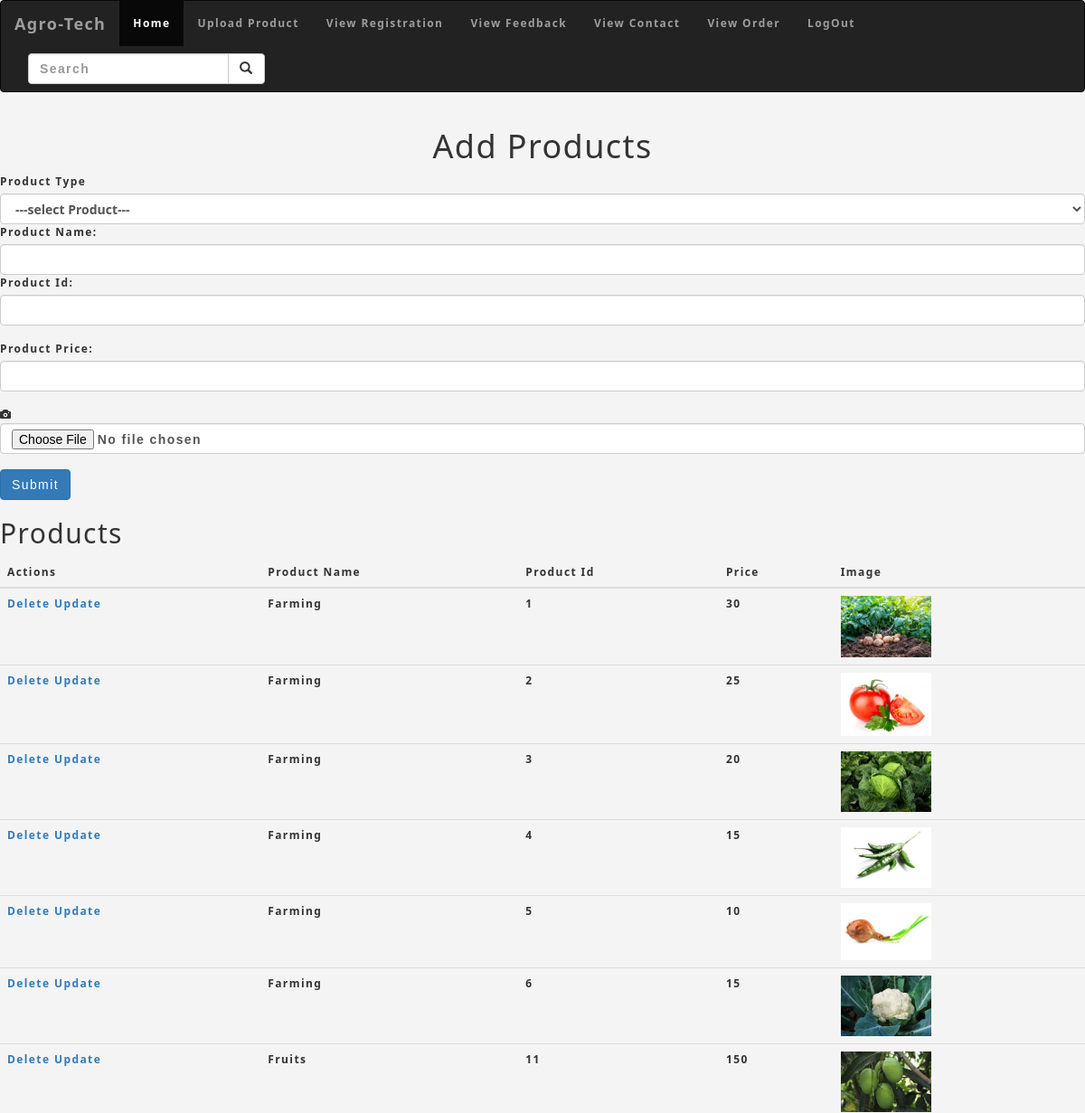
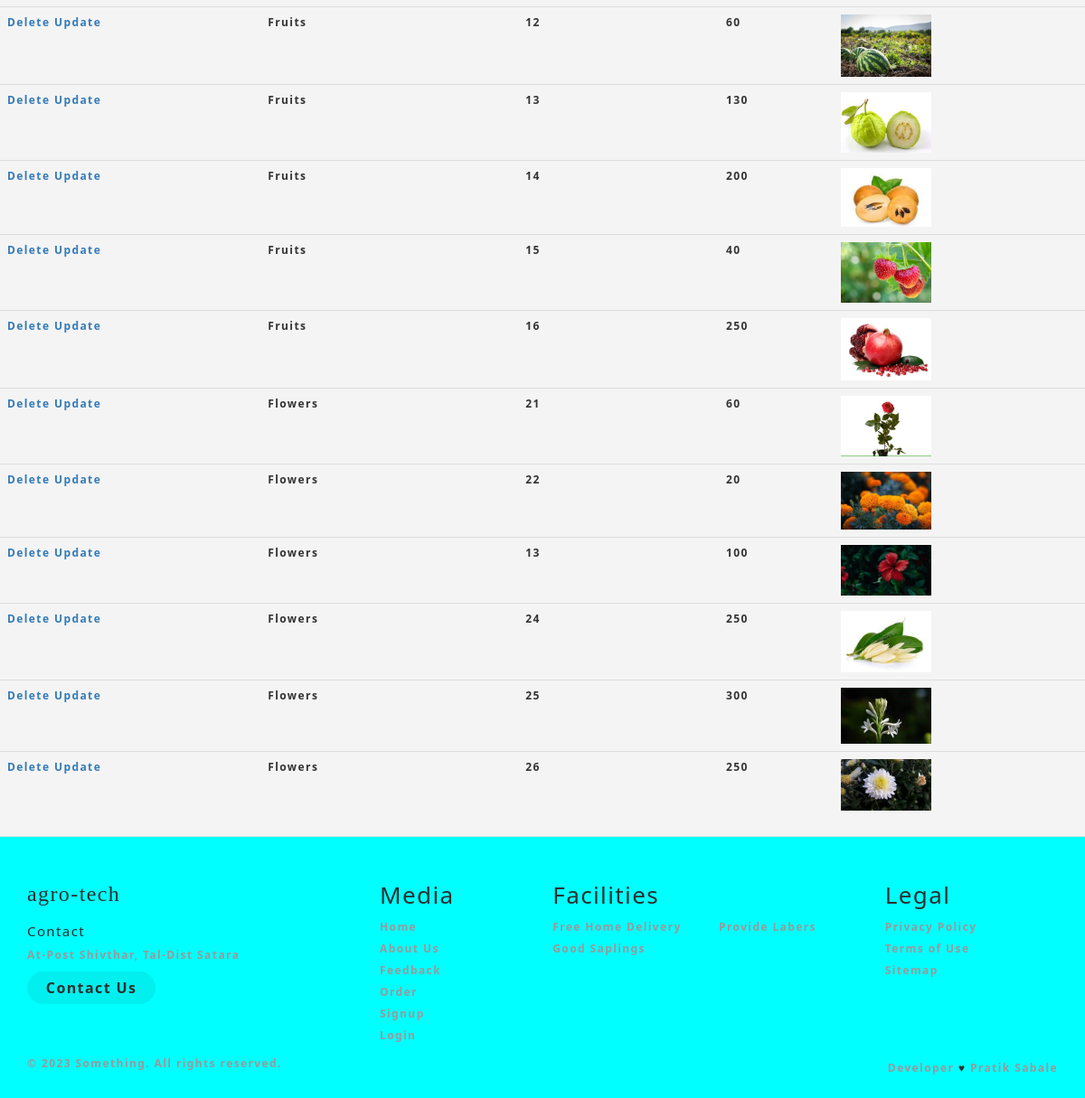
The app's page /admin/prdupload.php with its own data (2 pictures, top to bottom).
### tables this page shows
CREATE TABLE `prdupload` (
  `prdtype` varchar(50) NOT NULL,
  `prdname` varchar(100) NOT NULL,
  `prdid` varchar(50) NOT NULL,
  `price` varchar(100) NOT NULL,
  `prdimg` varchar(255) NOT NULL
);

### admin/prdupload.php (the view, shortened to what this page needs)
<?php
include("header1.php");
?>
<h1 align=center>Add Products</h1>
<form id=frmreg method="post" name="myform" enctype="multipart/form-data">
<label for="Product Type">Product Type</label>
    <select class="form-control" name="nm" id="nm"  required>
      <option>---select Product---</option>
</select>
  <div class="product">
    <label for="productname">Product Name:</label>
    <input type="text" class="form-control" name="pnm" required>
  </div>
  <div class="productid">
    <label for="productid">Product Id:</label>
    <input type="text" class="form-control" name="pid" required>
  </div>
<br>
<div class="productid">
    <label for="price">Product Price:</label>
    <input type="text" class="form-control" name="pr" required>
  </div>
  <br>
<div class="img">
<span ckass="input-group-addon"><i class="glyphicon glyphicon-camera"></i><span>
<input ng-model="address" id="address" type="file" class="form-control" name="file1" placeholder="Select Image" required>
  </div>
<br>
  <button type="submit" class="btn btn-primary" name="btnsub">Submit</button>
</form>
<div>
<h2>Products</h2>
<table class=table>
  <thead>
    <tr>
      <th>Actions</th><th>Product Name</th><th>Product Id</th><th>Price</th><th>Image</th>
</tr>
</thead>
<tbody>
  <?php
  include("connection.php");
  $q="select * from prdupload";
  $rs=mysqli_query($cn,$q);
  while($a=mysqli_fetch_array($rs))
  {
    extract($a);
    echo "<tr>";
    echo "<td><a href=delete.php?prdid=$prdid>Delete</a><a href=update.php?prdid=prdid> Update</a></td><td>$prdtype</td><td>$prdid</td><td>$price</td><td><img src='images/$prdimg' width=100</td>";
    echo "</tr>";
  }
  ?>
  </tbody>
</table>
</div>
<?php
include("footer.php");
?>

### admin/header1.php (style rules this page uses)
body { font-size: 12px; }
body, button, input { font-family: Arial; font-weight: 700; letter-spacing: 1.4px; }

### admin/footer.php (style rules this page uses)
*, *:before, *:after { box-sizing: border-box; }
html { font-size:100%; }
body { font-family: acumin-pro, system-ui, sans-serif; margin: 0; display: grid; grid-template-rows: auto 1fr auto; font-size: 12px; background-color: #f4f4f4; align-items: start; min-height: 100vh; }

### records on screen
prdupload: prdtype "Farming", prdid "1", price "30", prdimg (picture)
prdupload: prdtype "Farming", prdid "2", price "25", prdimg (picture)
prdupload: prdtype "Farming", prdid "3", price "20", prdimg (picture)
prdupload: prdtype "Farming", prdid "4", price "15", prdimg (picture)
prdupload: prdtype "Farming", prdid "5", price "10", prdimg (picture)
prdupload: prdtype "Farming", prdid "6", price "15", prdimg (picture)
prdupload: prdtype "Fruits", prdid "11", price "150", prdimg (picture)
prdupload: prdtype "Fruits", prdid "12", price "60", prdimg (picture)
prdupload: prdtype "Fruits", prdid "13", price "130", prdimg (picture)
prdupload: prdtype "Fruits", prdid "14", price "200", prdimg (picture)
prdupload: prdtype "Fruits", prdid "15", price "40", prdimg (picture)
prdupload: prdtype "Fruits", prdid "16", price "250", prdimg (picture)
prdupload: prdtype "Flowers", prdid "21", price "60", prdimg (picture)
prdupload: prdtype "Flowers", prdid "22", price "20", prdimg (picture)
prdupload: prdtype "Flowers", prdid "13", price "100", prdimg (picture)
prdupload: prdtype "Flowers", prdid "24", price "250", prdimg (picture)
prdupload: prdtype "Flowers", prdid "25", price "300", prdimg (picture)
prdupload: prdtype "Flowers", prdid "26", price "250", prdimg (picture)
